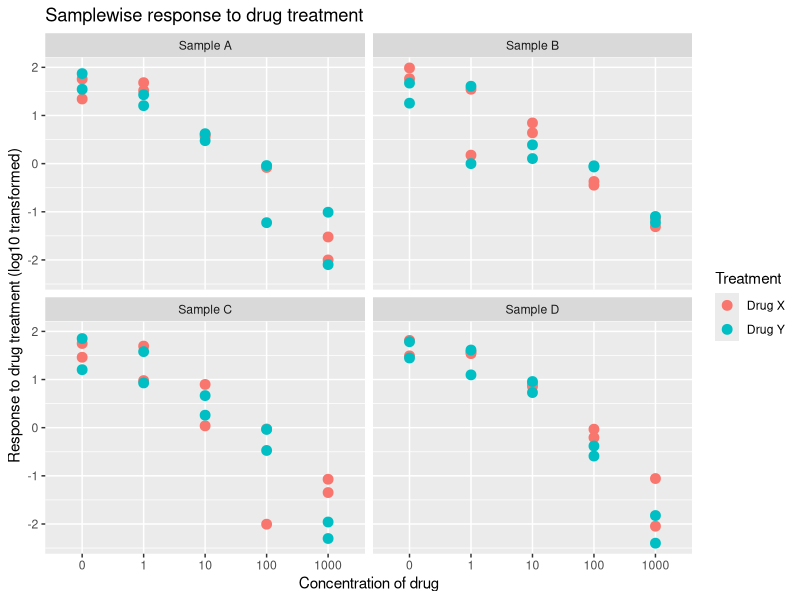

R code for this plot:
## ---- chunk 1
library(dplyr)
expt <- read.csv("expt.csv")
head(expt)
#>   Sample Treatment Concentration Replicate       Data
#> 1      A     DrugX             1         1 19.5000000
#> 2      A     DrugX             1         2  8.0000000
#> 3      A     DrugX            10         1  3.0909091
#> 4      A     DrugX            10         2  8.9090909
#> 5      A     DrugX           100         1  0.2277228
#> 6      A     DrugX           100         2  0.9504950
str(expt)
#> 'data.frame':   72 obs. of  5 variables:
#>  $ Sample       : Factor w/ 4 levels "A","B","C","D": 1 1 1 1 1 1 1 1 1 1 ...
#>  $ Treatment    : Factor w/ 3 levels "DrugX","DrugY",..: 1 1 1 1 1 1 1 1 2 2 ...
#>  $ Concentration: int  1 1 10 10 100 100 1000 1000 1 1 ...
#>  $ Replicate    : int  1 2 1 2 1 2 1 2 1 2 ...
#>  $ Data         : num  19.5 8 3.091 8.909 0.228 ...
## ---- chunk 2
library(ggplot2)
ggplot(expt, aes(factor(Concentration ), log10(Data))) + 
   geom_point(
      aes(color = Treatment),
      size = 3) + 
   facet_wrap( ~ Sample) + 
   ylab("Response to drug treatment (log10 transformed)") + 
   xlab("Concentration of drug") +
   ggtitle("Samplewise response to drug treatment")

